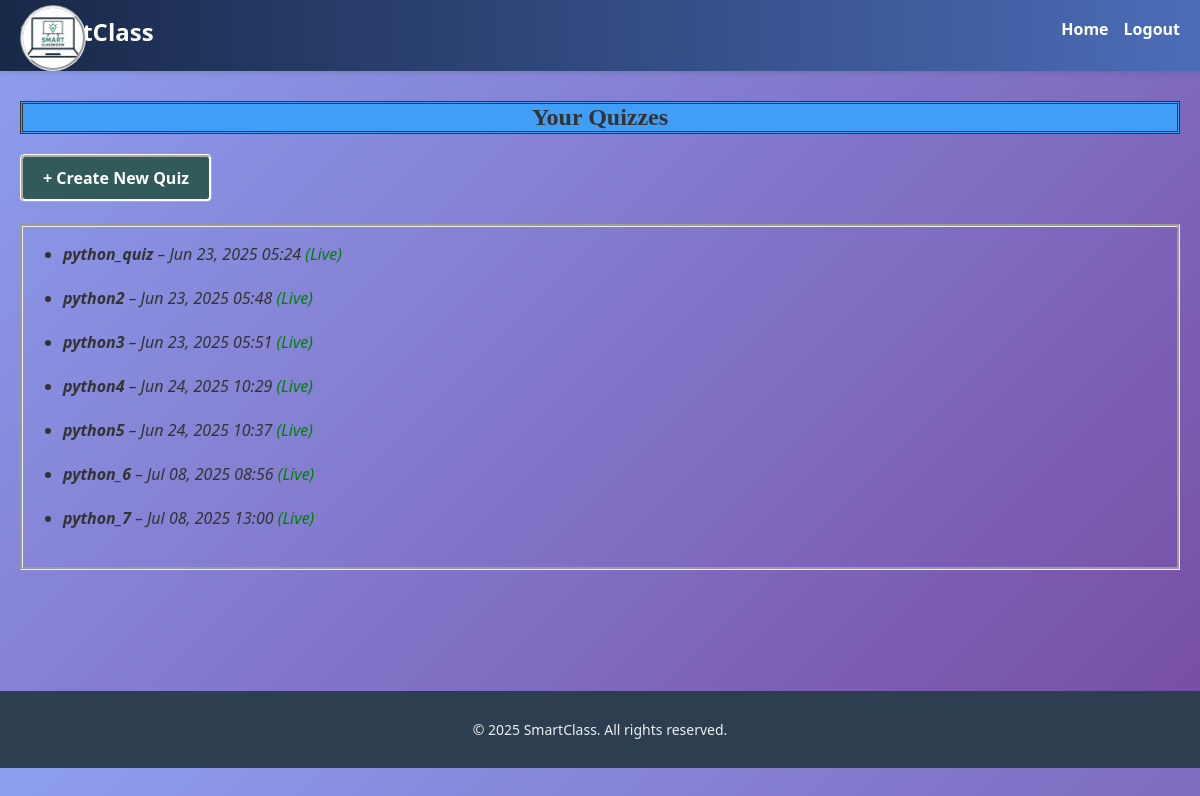
The page /teacher/quizzes/ (signed in) on the database its author committed.
### core/models.py (models this page shows, shortened)
class LiveQuiz(models.Model):
    title = models.CharField(max_length=200)
    created_by = models.ForeignKey(User, on_delete=models.CASCADE)
    is_active = models.BooleanField(default=False)
    created_at = models.DateTimeField(auto_now_add=True)

### core/views.py (the view)
# urls.py: path('teacher/quizzes/', views.teacher_quizzes, name='teacher_quizzes'),
@login_required
def teacher_quizzes(request):
    quizzes = LiveQuiz.objects.filter(created_by=request.user)
    return render(request, 'core/teacher_quizzes.html', {'quizzes': quizzes})

### core/templates/core/teacher_quizzes.html
{% extends "core/base.html" %}
{% block content %}
<body style="background:linear-gradient(135deg, #8d9fef, #764ba2);">
<center><h2 style="margin-top:0;border-style:double;background-color: rgb(64, 158, 246);
font-family: Cambria, Cochin, Georgia, Times, 'Times New Roman', serif;glow">Your Quizzes</h2></center>
<a href="{% url 'create_quiz' %}" style="
    color: rgb(255, 255, 255);
    display: inline-block;
     font-weight: bold;
    padding: 10px 20px;
    background-color:rgb(50, 90, 90);
    border-style: ridge;
    border-color: rgb(255, 255, 255);
    text-decoration: none;
    border-radius: 5px;"
  }>+ Create New Quiz</a>
  <br><br>
<div style="border-style: groove;">
<ul>
  {% for quiz in quizzes %}
    <li style="font-style: italic; font-weight: 500 ;">
      <strong>{{ quiz.title }}</strong> – {{ quiz.created_at|date:"M d, Y H:i" }}
      {% if quiz.is_active %}
        <span style="color: green;">(Live)</span>
      {% else %}
        <a href="{% url 'launch_quiz' quiz.id %}">  Launch Now</a>
      {% endif %}
    </li><br>
  {% endfor %}
</ul>
</div>
</body>
{% endblock %}

### core/static/core/css/base.css (style rules this page uses)
body { margin: 0; padding: 0; font-family: 'Segoe UI', sans-serif; background-color: #f5f6fa; color: #333; }

### rows shown on the page
LiveQuiz: title "python_quiz", created_at "Jun 23, 2025 05:24", is_active "(Live)"
LiveQuiz: title "python2", created_at "Jun 23, 2025 05:48", is_active "(Live)"
LiveQuiz: title "python3", created_at "Jun 23, 2025 05:51", is_active "(Live)"
LiveQuiz: title "python4", created_at "Jun 24, 2025 10:29", is_active "(Live)"
LiveQuiz: title "python5", created_at "Jun 24, 2025 10:37", is_active "(Live)"
LiveQuiz: title "python_6", created_at "Jul 08, 2025 08:56", is_active "(Live)"
LiveQuiz: title "python_7", created_at "Jul 08, 2025 13:00", is_active "(Live)"
